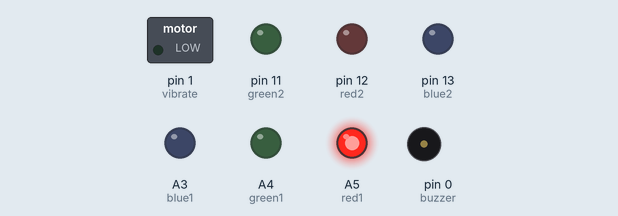
A sketch run on a simulated Arduino Uno, built with avr-gcc and run on an emulated ATmega328P. Shown: switched loads named in the sketch (green lamp = pin HIGH), output pins drawn as LEDs (lit = HIGH), buzzer (waves = sounding, pin HIGH).

Above: at 0.05 s.
At 1.95 s:
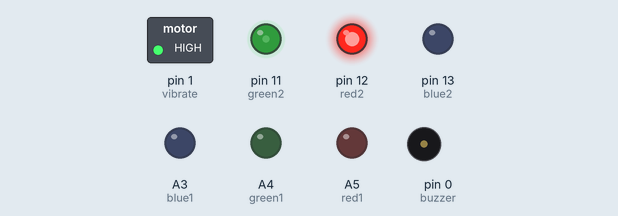
Timing chart, 0 to 4.6 s (numbered marks = the images above):
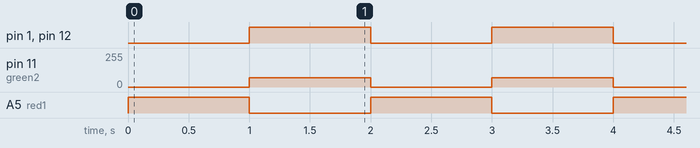

The sketch:

adafruit.ino
```cpp
int red1 = A5;
int green1 = A4;
int blue1 = A3;

int red2 = MISO;
int green2 = MOSI;
int blue2 = SCK;

int buzzer = 0;
int vibrate = 1;

bool once = false;

void setup() {
  // put your setup code here, to run once:
  pinMode(red1, OUTPUT);
  pinMode(green1, OUTPUT);
  pinMode(blue1, OUTPUT);

  pinMode(red2, OUTPUT);
  pinMode(green2, OUTPUT);
  pinMode(blue2, OUTPUT);

  pinMode(buzzer, OUTPUT);
  pinMode(vibrate, OUTPUT);
}

void loop() {
  // put your main code here, to run repeatedly:
  analogWrite(red1, 255);
  analogWrite(green1, 70);
  analogWrite(blue1, 0);

  analogWrite(red2, 0);
  analogWrite(green2, 0);
  analogWrite(blue2, 0);

  digitalWrite(buzzer, LOW);
  digitalWrite(vibrate, LOW);

  delay(1000);

  analogWrite(red1, 0);
  analogWrite(green1, 0);
  analogWrite(blue1, 0);

  analogWrite(red2, 255);
  analogWrite(green2, 70);
  analogWrite(blue2, 0);

  //digitalWrite(buzzer, HIGH);
  digitalWrite(vibrate, HIGH);

  delay(1000);

  if(!once) {

    once = true;
  }

}
```

Measured:
- by itself, pin 1 (vibrate), pin 12 (red2), A5 (red1): alternates HIGH for 1.0 s and LOW for 1.0 s
- by itself, pin 11 (green2): alternates 70/255 for 1.0 s and 0/255 for 1.0 s
